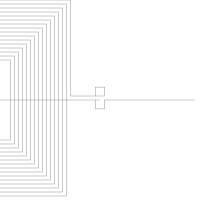

This chart was generated by the following Python code:
#!/usr/bin/python
import argparse
import drawsvg as draw
from numpy import array, sqrt, pi, log
from math import floor, ceil

ALIGN_BOTTOM = 0
ALIGN_TOP = 1


PIXEL_SCALE = 8.93 # customize it per computer

SIZE_0603_IN_PIXEL = 1.6 * PIXEL_SCALE
SIZE_0402_IN_PIXEL = 1 * PIXEL_SCALE
#
#  Embroidery coil maker, import to inkscape to generate pes file
#**** Size unit is mm and inductance is uH
class CoilMaker:

    ## static function to generate a coil with a transmission line directly
    def GenerateCoil(name, transmission_line_length, inductance, size = 0, reverse = False, intergrated_r = False, intergrated_c = False):
        coilMaker = CoilMaker(inductance * (10 ** -6), size)
        d = draw.Drawing(200, 200, origin='center', displayInline=False)
        p = draw.Path(stroke_width=0.202, stroke='black', fill_opacity ="0")
        coilMaker.makeCoil(p, transmission_line_length, intergrated_r, intergrated_c,
                    reverse) 

        d.append(p)
        d.save_svg(name + ".svg")  # Save to file


    def __init__(self, inductance, size = 0):

        self.inductance = inductance
        self.size = size
        self.line_width = 0.202
        self.spacing = 0.5
        self.relative_permeability = 1  # 相对磁导率，单位长度上的电感
  
        self.minimum_stitch_length = 0.5 
        # self.n_turns = self.calculateNTurns()
        self.n_turns = 16
        print("nTurns:", self.n_turns)
        # self.d_in = self.spacing if self.size == 0 else self.size - (self.spacing + self.line_width) * self.n_turns * 2
        self.d_in = self.spacing
        self.d_out = self.size if self.size > 0 else self.d_in + (self.spacing + self.line_width) * self.n_turns * 2
        print("din:", self.d_in)
        print("dout:", self.d_out)

    ## calculate the number of turns, based on (optional) dout and target inductance.
    def calculateNTurns(self): 
        best_n, l_diff = 0, 100

        if self.size > 0:
            ### binary search to find the  number of turns given the inductance
            min_n = 1
            max_n = 50
            while min_n < max_n:
                n = (min_n + max_n) // 2
                d_in = self.size - (self.spacing + self.line_width) * n * 2
                print("n chosen in binary search: ", n)
                if d_in < 0:
                    max_n = n - 1
                    continue
                d_out = self.size
                l = CoilMaker.getSingleInductance(d_in, d_out, n, self.relative_permeability)
                print("single inductance: ", l)
                if l <= self.inductance:
                    min_n = n + 1
                else:
                    max_n = n - 1
                if abs(l - self.inductance) < l_diff:
                    l_diff = abs(l - self.inductance)
                    best_n = n
        else:
            ### binary search to find the number of turns for the smallest inductor
            min_n = 1
            max_n = 50
            while min_n < max_n:
                n = (min_n + max_n) // 2
                d_in = self.spacing
                d_out = d_in + (self.spacing + self.line_width) * n * 2
                l = CoilMaker.getSingleInductance(d_in, d_out, n, self.relative_permeability)
                if l <= self.inductance:
                    min_n = n + 1
                else:
                    max_n = n - 1
                if abs(l - self.inductance) < l_diff:
                    l_diff = abs(l - self.inductance)
                    best_n = n
        return best_n

    # Stitch Coil and Transmission line
    def makeCoil(self, path, transmission_line_length, integrated_r = False, integrated_c = False, reverse = False):
        
        reverseF = -1 if reverse else 1
        path.M(95, 0)
        coil_location = array([(transmission_line_length)*reverseF*PIXEL_SCALE, 0])
        spacing = array([self.spacing*PIXEL_SCALE, self.spacing*PIXEL_SCALE])
        print("line_width: ", self.line_width * PIXEL_SCALE)
        spacing[0] = 4
        spacing[1] = 4
        print("spacing: ", spacing[0])
        print("width: ", self.line_width * PIXEL_SCALE)
        print("inner: ", self.d_in * PIXEL_SCALE)
        # din = array([self.d_in*PIXEL_SCALE, self.d_in*PIXEL_SCALE])
        din = array([80, 80]) 
        print("coil_location: ", coil_location)
        self.stitchConnectionNode(path, [0, coil_location[1]], ALIGN_BOTTOM)
        if integrated_r:
            smd_r_location = (5*PIXEL_SCALE+SIZE_0603_IN_PIXEL)
            path.L(coil_location[0] - reverseF * smd_r_location, coil_location[1])  
            self.stitchConnectionNode(path, [coil_location[0] - reverseF * smd_r_location, coil_location[1]], ALIGN_BOTTOM)  
            path.L(coil_location[0] - reverseF * (smd_r_location-SIZE_0603_IN_PIXEL), coil_location[1]) 
            self.stitchConnectionNode(path, [coil_location[0] - reverseF * (smd_r_location-SIZE_0603_IN_PIXEL), coil_location[1]], ALIGN_BOTTOM)  
        
        if integrated_c:
            smd_c_location = (1 + PIXEL_SCALE+SIZE_0603_IN_PIXEL)
            path.L(coil_location[0] - reverseF * smd_c_location, coil_location[1])  
            self.stitchConnectionNode(path, [coil_location[0] - reverseF * smd_c_location, coil_location[1]], ALIGN_BOTTOM)  
            path.L(coil_location[0] - reverseF * (smd_c_location-SIZE_0603_IN_PIXEL), coil_location[1]) 
            self.stitchConnectionNode(path, [coil_location[0] - reverseF * (smd_c_location-SIZE_0603_IN_PIXEL), coil_location[1]], ALIGN_BOTTOM)  

        centers = array([coil_location[0] + (self.d_out/2)*reverseF*PIXEL_SCALE, coil_location[1]])
        path.L(centers[0], centers[1])
        self.stitchCoil(path, centers, din, spacing, reverse)
        path.L(0, centers[1] - spacing[1])
        self.stitchConnectionNode(path, [0, centers[1] - spacing[1]], ALIGN_TOP)
        print("single inductance: ", CoilMaker.getSingleInductance(self.d_in, self.d_out, self.n_turns, self.relative_permeability))

    # Stitch Connection Node
    def stitchConnectionNode(self, p, location, alignment = 0): 
 
        self.last_point = location
        size_in_pixel = 1  * PIXEL_SCALE
        if alignment == ALIGN_BOTTOM:
            self.drawStitches(p, location[0] + size_in_pixel/2, location[1])
            print(self.last_point)
            self.drawStitches(p, location[0] + size_in_pixel/2, location[1] + size_in_pixel)
            print(self.last_point)
            self.drawStitches(p, location[0] - size_in_pixel/2, location[1] + size_in_pixel)
            self.drawStitches(p, location[0] - size_in_pixel/2, location[1])
            self.drawStitches(p, location[0], location[1])
        else:
            self.drawStitches(p, location[0] + size_in_pixel/2, location[1])
            self.drawStitches(p, location[0] + size_in_pixel/2, location[1] - size_in_pixel)
            self.drawStitches(p, location[0] - size_in_pixel/2, location[1] - size_in_pixel)
            self.drawStitches(p, location[0] - size_in_pixel/2, location[1])
            self.drawStitches(p, location[0], location[1]) 
        return p

    # Stitch Coil
    def stitchCoil(self, p, centers, din, spacing, reverse = False): 
        next_top_left_corner = array([centers[0]-din[0]/2, centers[1]-din[1]/2])
        next_bot_right_corner = array([centers[0]+din[0]/2, centers[1]+din[0]/2])
        print("top, left corneer: ", next_top_left_corner)
        print("bottom, right corner: ", next_bot_right_corner)
        self.last_point = centers

        for turn in range(0,self.n_turns):
            if reverse:
                self.drawStitches(p, next_top_left_corner[0], self.last_point[1]) #Right to Left
                self.drawStitches(p, next_top_left_corner[0], next_top_left_corner[1]) #Top to Bottom
                self.drawStitches(p, next_bot_right_corner[0], next_top_left_corner[1]) #Left to Right
                if turn == (self.n_turns -1):
                    self.drawStitches(p, next_bot_right_corner[0], centers[1] - spacing[1]) #Bottom to Tio
                else:
                    self.drawStitches(p, next_bot_right_corner[0], next_bot_right_corner[1])#Bottom to Tio
            else:
                self.drawStitches(p, next_bot_right_corner[0], self.last_point[1]) #Left to Right
                self.drawStitches(p, next_bot_right_corner[0], next_top_left_corner[1]) #Top to Bottom
                self.drawStitches(p, next_top_left_corner[0], next_top_left_corner[1]) #Left to Right
                if turn == (self.n_turns -1):
                    self.drawStitches(p, next_top_left_corner[0], centers[1] - spacing[1])#Bottom to Tio
                else:
                    self.drawStitches(p, next_top_left_corner[0], next_bot_right_corner[1]+spacing[1])#Bottom to Tio

            next_top_left_corner -= spacing
            next_bot_right_corner += spacing
        return p


    def drawStitches(self, p, x, y):
        dx = x - self.last_point[0]
        dy = y - self.last_point[1]
        length = sqrt((dx**2) + (dy**2))
        
        stitches = length/(self.minimum_stitch_length* PIXEL_SCALE)
        for i in range(1, floor(stitches)):
            # print(stitches)
            p.L(self.last_point[0] + dx/stitches*i, self.last_point[1] + dy/stitches*i)
        p.L(x, y)
        self.last_point = array([x, y])

    def getSingleInductance(d_in, d_out, n, rp): 
        C1 = 1.27
        C2 = 2.07
        C3 = 0.18
        C4 = 0.13
        N = n
        diaAvg = (10**-3 * (d_in + d_out) / 2)
        permeability = 4*pi*10**(-7) * rp
        fillratio = ( d_out - d_in)/( d_out + d_in)
        L = ((permeability *  N**2 *diaAvg* C1)/2) * (log(C2/fillratio) + C3*fillratio + C4* fillratio**2)
        return L

    def getDoubleInductance(d_in, d_out, n, rp, thickness):
        N = n
        X = thickness
        A = 0.184
        B = -0.525
        C = 1.038
        D = 1.001
        KC = (N**2)/( (A*X**3 + B*X**2 + C*X + D) * ( (1.67*N**2 -5.84*N +65)* 0.64) )
        L12 = CoilMaker.getSingleInductance(d_in, d_out, n, rp)
        Ltot = 2*L12 + 2*KC * L12
        return Ltot



if __name__=="__main__":
    CoilMaker.GenerateCoil("coil_v2_5", 2, 30, 25,reverse= True, intergrated_c= False, intergrated_r=False)


    
